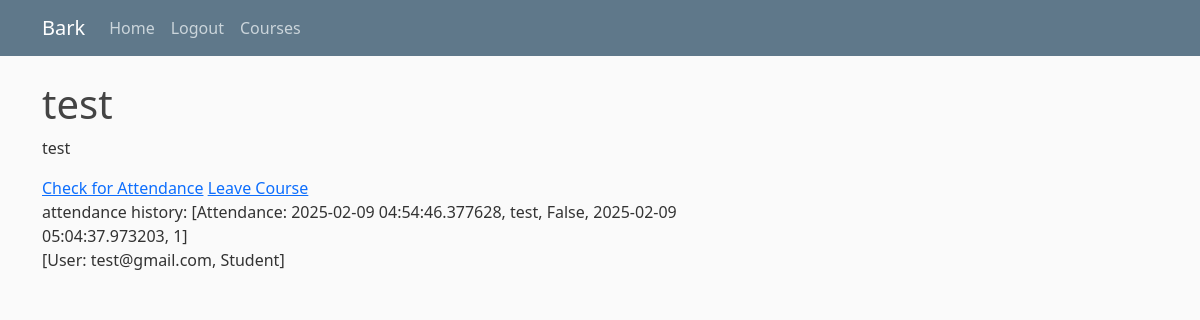
Page /courses/1 (signed in) on the earlier database version.
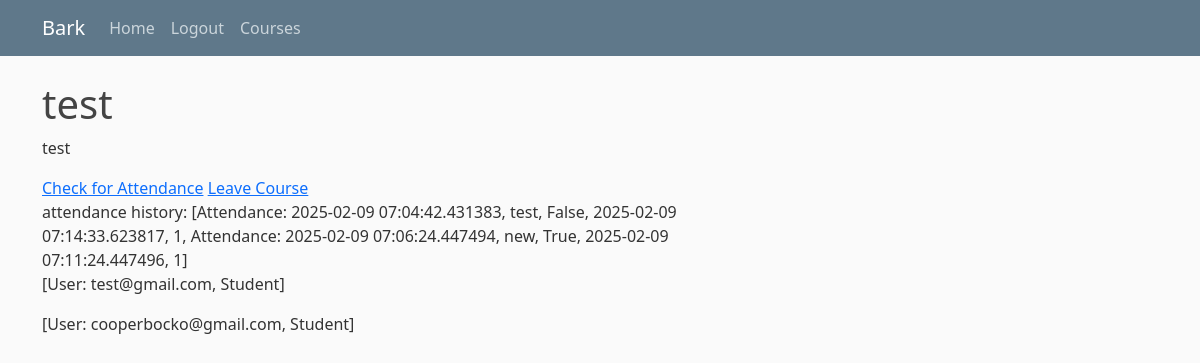
Same page on the later database version.
### bark/models.py (models this page shows, shortened)
class Course(db.Model):
    id = db.Column(db.Integer, primary_key=True)
    title = db.Column(db.String(120), nullable=False)
    code = db.Column(db.String(120), unique=True, nullable=False)
    attendances = db.relationship('Attendance', backref='course', lazy=True)

class Attendance(db.Model):
    id = db.Column(db.Integer, primary_key=True)
    date = db.Column(db.DateTime, nullable=False, default=datetime.now(timezone.utc))
    code = db.Column(db.String(120), nullable=False)
    expires = db.Column(db.Boolean, nullable=False)
    expiretime = db.Column(db.DateTime, default=datetime.now(timezone.utc) + timedelta(minutes=10))
    course_id = db.Column(db.Integer, db.ForeignKey('course.id'))
    def __repr__(self):
        return f"Attendance: {self.date},  {self.code}, {self.expires}, {self.expiretime}, {self.course_id}"

class User(db.Model, UserMixin):
    id = db.Column(db.Integer, primary_key=True)
    email = db.Column(db.String(120), unique=True, nullable=False)
    password = db.Column(db.String(60), nullable=False)
    type = db.Column(db.String(20), nullable=False)
    courses = db.relationship('Course', secondary=user_courses, backref='users', lazy='select')
    attendances = db.relationship('Attendance', secondary=user_attendances, backref='users', lazy='select')
    def __repr__(self):
        return f"User: {self.email},  {self.type}"

### bark/courses/routes.py (the view)
@courses.route('/courses/<int:course_id>')
@login_required
def view_course(course_id):
    course = Course.query.filter_by(id=course_id).first()
    return render_template('course.html', title = 'Course', course = course)

### bark/models.py (called while the page is built)
@login_manager.user_loader
def load_user(user_id):
    return User.query.get(int(user_id))

### bark/templates/course.html
{% extends "layout.html" %}
{% block content %}
    <h1>{{ course.title }}</h1>
    <p>{{ course.code }}</p>
    {% if current_user.type == 'Professor' %}
        <a href="{{url_for('attendances.create_attendance', course_id = course.id)}}">Create Attendance</a>
        <a href="{{ url_for('courses.delete_course', course_id = course.id)}}">Delete Course</a>
    {% else %}
        <a href="{{ url_for('attendances.check_attendance', course_id = course.id)}}">Check for Attendance</a>
        <a href="{{ url_for('courses.leave_course', course_id = course.id)}}">Leave Course</a>
    {% endif %}
        <div>
            attendance history:
            {{ course.attendances }}
            {% for attendance in course.attendances %}
            <div>
                <p>{{attendance.users}}</p>
            </div>
            {% endfor %}
        </div>
{% endblock content %}

### bark/templates/layout.html (shortened to what this page needs)
<!DOCTYPE html>
<html>
    <head>
        <link href="https://cdn.jsdelivr.net/npm/bootstrap@5.3.3/dist/css/bootstrap.min.css" rel="stylesheet">
        <link rel="stylesheet" href="{{ url_for('static', filename='main.css') }}">
    </head>
    <body>
        <header class="site-header">
            <nav class="navbar navbar-expand-md navbar-dark bg-steel fixed-top">
              <div class="container">
                <a class="navbar-brand mr-4" href="/">Bark</a>
                <div class="collapse navbar-collapse" id="navbarToggle">
                  <div class="navbar-nav mr-auto">
                    <a class="nav-item nav-link" href="{{ url_for('main.home') }}">Home</a>
                  </div>
                  <div class="navbar-nav">
                    {% if current_user.is_authenticated %}
                      <a class="nav-item nav-link" href="{{ url_for('users.logout') }}">Logout</a>
                      <a class="nav-item nav-link" href="{{ url_for('courses.my_courses') }}">Courses</a>
                    {% else %}
                      <a class="nav-item nav-link" href="{{ url_for('users.login') }}">Login</a>
                      <a class="nav-item nav-link" href="{{ url_for('users.register') }}">Register</a>
                    {% endif %}
                  </div>
                </div>
              </div>
            </nav>
          </header>
            <main role="main" class="container">
    <div class="row">
        <div class="col-md-8">
        {% block content %}{% endblock %}
        </div>
    </div>
    </main>
    </body>
</html>

### bark/static/main.css (style rules this page uses)
body { background: #fafafa; color: #333333; margin-top: 5rem; }
h1, h2, h3, h4, h5, h6 { color: #444444; }
.bg-steel { background-color: #5f788a; }
.site-header .navbar-nav .nav-link { color: #cbd5db; }

Differences in the rows shown:
changed Attendance "[User: test@gmail.com, Student]": attendances "[Attendance: 2025-02-09 04:54:46.377628, test, False, 2025-02-09 05:04:37.973203, 1]" → "[Attendance: 2025-02-09 07:04:42.431383, test, False, 2025-02-09 07:14:33.623817, 1, Attendance: 2025-02-09 07:06:24.447494, new, True, 2025-02-09 07:11:24.447496, 1]"
added Attendance: users "[User: cooperbocko@gmail.com, Student]"
